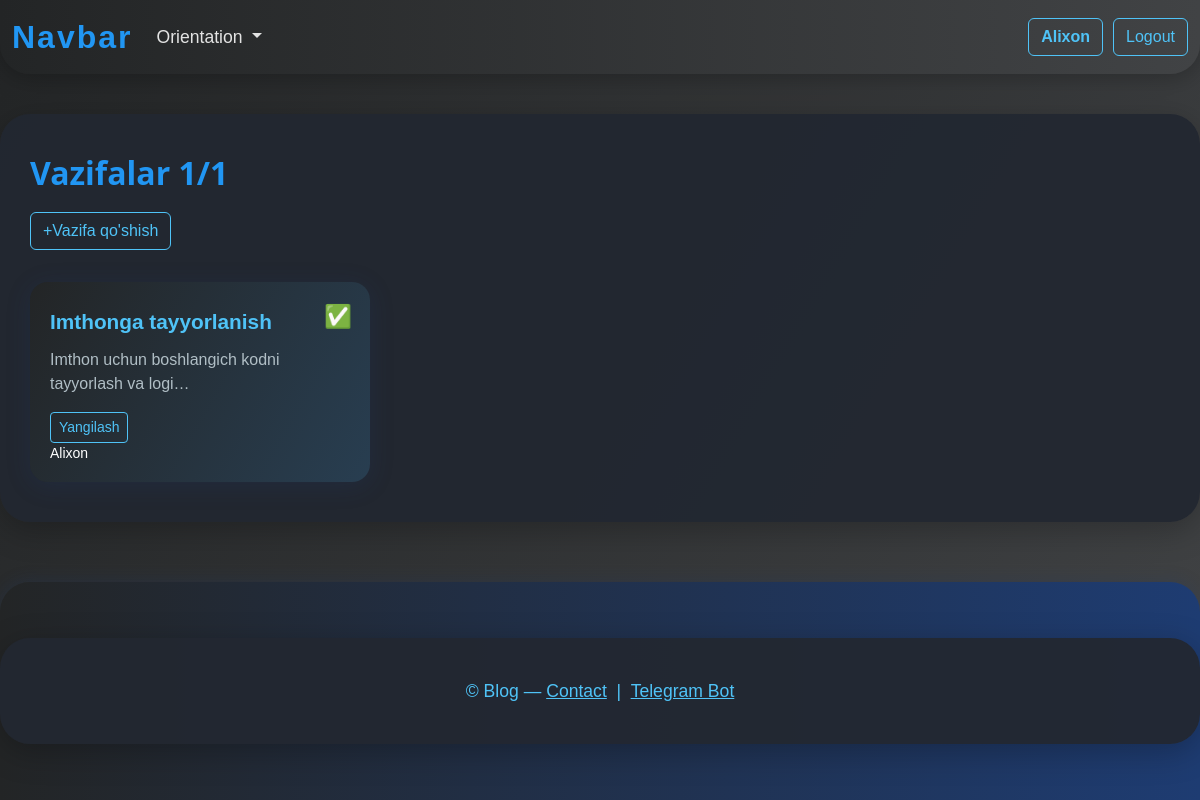
Page /all_tasks/ (signed in) on the committed database.
### todo/models.py (models this page shows, shortened)
class CustomUser(AbstractUser):
    username = models.CharField(max_length=50, unique=True)
    email = models.EmailField(unique=True)
    def has_group(self, group_name):
        return self.groups.filter(name=group_name).exists()

class Task(models.Model):
    user = models.ForeignKey(CustomUser, on_delete=models.CASCADE)
    title = models.CharField(max_length=255)
    description = models.TextField(null=True, blank=True)
    is_completed = models.BooleanField(default=False)
    created_at = models.DateTimeField(auto_now_add=True)
    updated_at = models.DateTimeField(auto_now=True)

### todo/views.py (the view)
# urls.py: path('all_tasks/', views.all_tasks, name='all_tasks'),
def all_tasks(request):
    if request.user.has_group('Admin'):
        tasks = Task.objects.all()
    else:
        tasks = Task.objects.filter(user=request.user)
    context = {
        'tasks': tasks,
        'count_completed': Task.objects.filter(is_completed=True, user=request.user).count()
    }
    return render(request, 'todo/all_tasks.html', context)

### templates/todo/all_tasks.html (shortened to what this page needs)
{%extends 'todo/base.html'%}
{% block content %}
  <h2>Vazifalar {{ count_completed }}/{{ tasks.count }}</h2>
    <a class="btn btn-outline-secondary" href="{% url 'add' %}">+Vazifa qo'shish</a>
    <ul class="task-list">
        {% for task in tasks %}
            <li class="task-card">
                <div class="task-status">
                    {% if task.is_completed %}
                        <span title="Vazifa bajargan">✅</span>
                    {% else %}
                        <span title="Vazifa bajarilmagan">❌</span>
                    {% endif %}
                </div>
                <div class="task-title">{{ task.title }}</div>
                {% if task.description %}
                    <div class="task-desc">{{ task.description|truncatechars:50 }}</div>
                {% endif %}
                <div class="task-actions">
                    <a href="{% url 'edit' task.id %}" class="btn btn-outline-secondary btn-sm">Yangilash</a>
                </div>
                <small>{{task.user.username}}</small>
            </li>
        {% empty %}
            <li>Vazifalar yo'q</li>
        {% endfor %}
    </ul>
{% endblock content %}

### templates/todo/base.html (shortened to what this page needs)
{% load static %}
<!doctype html>
<html lang="en" class="h-100">
<head>
    <link href="https://cdn.jsdelivr.net/npm/bootstrap@5.3.6/dist/css/bootstrap.min.css" rel="stylesheet"
>
    <link rel="stylesheet" href="{% static 'main.css' %}">
</head>
<body class="d-flex flex-column h-100">
<header>
    <nav class="navbar navbar-expand-lg bg-body-tertiary main__navbar">
    <div class="container-fluid">
        <a class="navbar-brand" href="#">Navbar</a>
        <div class="collapse navbar-collapse" id="navbarSupportedContent">
            <ul class="navbar-nav me-auto mb-2 mb-lg-0">
                <li class="nav-item dropdown">
                    <a class="nav-link dropdown-toggle" href="#" role="button" data-bs-toggle="dropdown"
                       aria-expanded="false">
                        Orientation
                    </a>
                </li>
            </ul>
            {% if user.is_authenticated %}
                <a style="margin-left: 10px;" type='button' href="{%url 'profile'%}" class="btn btn-outline-secondary"><strong>{{ user.username }}</strong></a>
                <a style="margin-left: 10px;" type='button' href="{% url 'logout' %}" class="btn btn-outline-secondary">Logout</a>
            {% else %}
                <a style="margin-left: 10px;" type='button' href="{% url 'login' %}" class="btn btn-outline-secondary">Log in</a>
                <a style="margin-left: 10px;" type='button' href="{% url 'register' %}" class="btn btn-outline-secondary">Register</a>
            {% endif %}
        </div>
    </div>
</nav>
</header>
<div class="container">
    {% block content %}
    {% endblock %}
</div>
<footer class="footer mt-auto py-3">
    <div class="container text-center">
        <span class="text-muted" style="color: #4fc3f7 !important;">
            &copy; {{ year }} Blog &mdash;
            <a href="mailto:djamalxanovalixon8@gmail.com"
               style="color: #4fc3f7; text-decoration: underline;">Contact</a>
            &nbsp;|&nbsp;
            <a href="https://t.me/Flickhelper_bot" target="_blank" style="color: #4fc3f7; text-decoration: underline;">
                Telegram Bot
            </a>
        </span>
    </div>
</footer>
</body>
</html>

### static/main.css (style rules this page uses)
body { color: #fff; }
body { font-family: Arial, sans-serif; }
html, body { height: 100%; margin: 0; }
body { background: linear-gradient(120deg, #232526 0%, #414345 100%); min-height: 100vh; background-attachment: fixed; }
nav.main__navbar { background: linear-gradient(90deg, #232526 0%, #414345 100%) !important; box-shadow: 0 4px 24px rgba(0,0,0,0.25); border-radius: 0 0 30px 30px; animation: navFadeIn 1s; }
.navbar-brand { font-weight: bold; font-size: 2rem; color: #2196f3 !important; letter-spacing: 2px; }
.nav-link, .dropdown-item { color: #e3e3e3 !important; font-size: 1.1rem; transition: color 0.2s, background 0.2s; }
.container { background: rgba(34, 40, 49, 0.95); border-radius: 30px; box-shadow: 0 8px 32px rgba(0,0,0,0.25); padding: 40px 30px; margin-top: 40px; margin-bottom: 40px; }
h1, h2, h3 { font-family: 'Segoe UI', Arial, sans-serif; font-weight: 700; color: #2196f3; margin-bottom: 20px; }
.btn-outline-secondary, .btn-outline-secondary:focus, .btn-outline-secondary:active { border-color: #4fc3f7 !important; color: #4fc3f7 !important; background: transparent !important; transition: background 0.2s, color 0.2s, box-shadow 0.2s; }
.footer { background: linear-gradient(90deg, #232526 0%, #1e3c72 100%); color: #4fc3f7; padding: 24px 0 12px 0; border-radius: 30px 30px 0 0; box-shadow: 0 -2px 16px #1e3c7233; margin-top: 40px; font-size: 1.1rem; }
.footer a { color: #4fc3f7; transition: color 0.2s; }
html { scroll-behavior: smooth; }
.container { max-width: 1200px; width: 100%; box-sizing: border-box; }
.task-list { display: flex; flex-wrap: wrap; gap: 24px; padding: 0; margin: 32px 0 0 0; list-style: none; justify-content: flex-start; }
.task-card { background: linear-gradient(120deg, #232526 0%, #283e51 100%); border-radius: 18px; box-shadow: 0 4px 24px #1e3c7233; padding: 24px 20px 18px 20px; min-width: 260px; max-width: 340px; flex: 1 1 260px; display: flex; flex-direction: column; position: relative; transition: box-shadow 0.3s, transform 0.2s, background 0.3s; animation: fadeInUp 0.7s; }
.task-title { font-size: 1.3rem; font-weight: 600; color: #4fc3f7; margin-bottom: 10px; word-break: break-word; }
.task-desc { color: #b0bec5; font-size: 1rem; margin-bottom: 16px; min-height: 32px; }
.task-status { position: absolute; top: 18px; right: 18px; font-size: 1.4rem; }
.task-actions { margin-top: auto; display: flex; gap: 10px; }

### rows in the picture
CustomUser: username "Alixon"
Task: title "Imthonga tayyorlanish", description "Imthon uchun boshlangich kodni tayyorlash va logi…", user.username "Alixon"

### other values in the picture
{{ count_completed }} "1"
{{ tasks.count }} "1"
